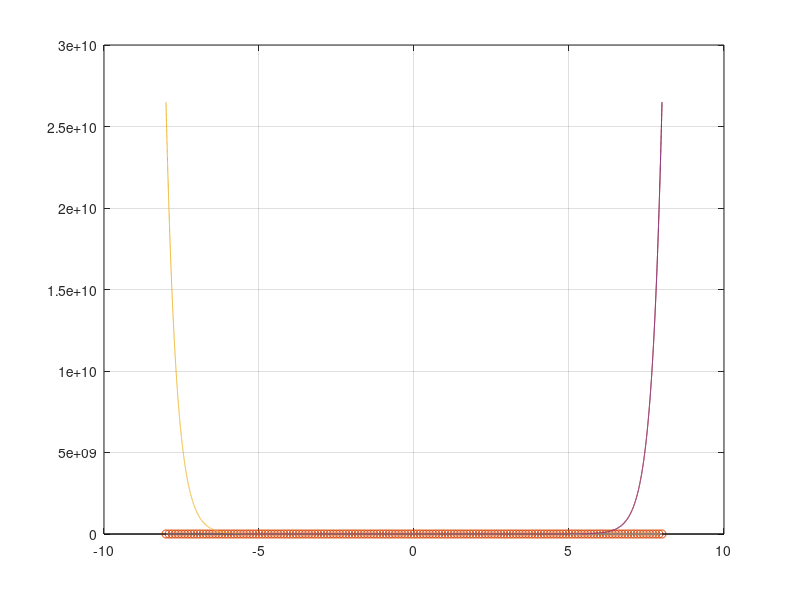
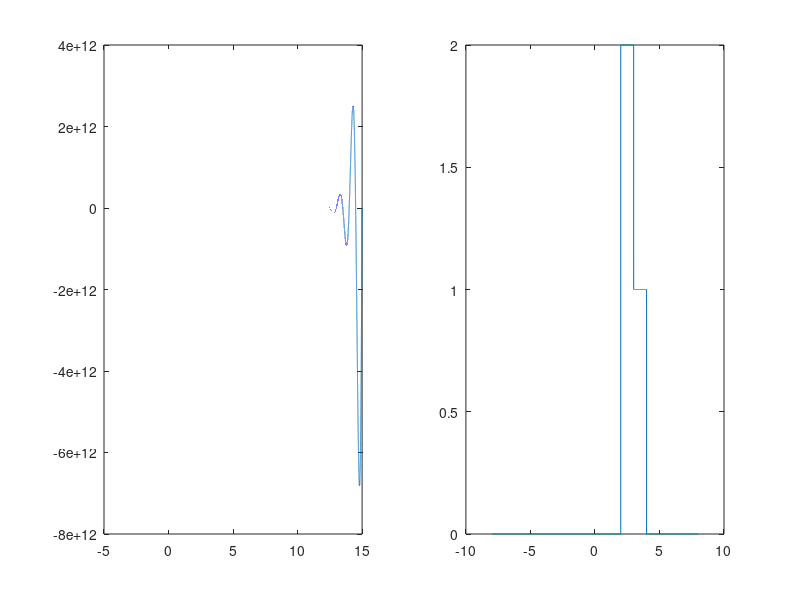

These charts were generated, in order, by the following MATLAB code: (Note: this script raises an error after producing the figures.)
%Name: Saurabh Kumar
%USN: 1MS18EE051
%Experiment 1: Generating and Operation on Signals
%Step Function
clc;
clear;
close all;
t = -8:0.001:8;
u = t>=0;
plot(t,u);
hold all;
%% Discrete Step Function
clc;
clear;
close all;
t = -8:0.1:8;
u=t>=0;
stem(t,u);
%% Square Pulse from t = 1 to 3
clc;
clear;
close all;
t = -8:0.001:8;
u = t>=1 & t<=3;
plot(t,u);
%% Elementary Ramp Function Generation
clc;
clear;
close all;
t = -8:0.001:8;
u = t>=0;
r = t.*u;
plot(t,r);
%% Operation on Ramp Function
% x(t) = t*u(t-2)
clc;
clear;
close all;
t = -8:0.001:8;
u1 = t>=2; % This is equivalent to u(t-2)
x1 = t.*u1; % This is t*u(t-2)
plot(t,x1);
grid on;
hold on;
%% Operation on Ramp Function
% x(t) = (t-1)*u(t-2)
t = -8:0.001:8;
u1 = t>=2; % This is equivalent to u(t-2)
x2 = (t-1).*u1; % This is t*u(t-2)
plot(t,x2);
grid on;
%% Impulse Function
clc;
clear;
close all;
t = -8:0.001:8;
del = t==0;
plot(t,del);
%% Time Shifting in Impulse Function
% Impulse function shifted by 2 units
clc;
clear;
close all;
t = -8:0.001:8;
del = t==2;
plot(t,del);
%% Exponential Function
clc;
clear;
close all;
t = -8:0.001:8;
e1 = exp(3*t);
e2 = exp(-3*t);
plot(t,e1);
hold on;
plot(t,e2);
%% Elementary Exponential Function
clc;
clear;
close all;
t = -8:0.001:8;
u = t>=0;
e1 = exp(3*t).*u;
e2 = exp(-3*t).*u;
plot(t,e1);
figure;
plot(t,e2);
%% Sinusodal Function
clc;
clear;
close all;
f = 1;
t = -8:0.001:8;
s = sin(2*pi*f*t);
c = cos(2*pi*f*t);
plot(t,s);
hold on;
plot(t,c);
%% Elementary Sinusodal Function
clc;
clear;
close all;
f = 1;
t = -8:0.001:8;
u = t>=0;
s = sin(2*pi*f*t).*u;
c = cos(2*pi*f*t).*u;
subplot(2,1,1);
plot(t,s);
subplot(2,1,2);
plot(t,c);
%% Complex Sinusoidal Function
clc;
clear;
t=-1:0.0001:15;
f = 1;
u=t>=0;
cs= exp(2*t).*sin(2*pi*f*t);
cc = exp(-2*t).*cos(2*pi*f*t);
subplot(1,2,1);
plot(t,cs);
subplot(1,2,2);
plot(t,cc);
%% The Challenge Question
% y = (t+1)u(t+1)-(t+2)u(t)+(t-1)u(t-2)-(t-3)u(t-3)-u(t-4)
clc;
clear;
close all;
t=-8:0.001:8;
u1 = t>=-1;
u2 = t>=0;
u3 = t>=2;
u4 = t>=3;
u5 = t>=4;
y = (t+1).*u1-(t+2).*u2+(t-1).*u3-(t-3).*u4-u5;
plot(t,y);
%% The Challenge Question - 1
clc;
clear;
close all;
t = -8:0.001:8;
u1 = t>=1
u2 = t>=3
y = (-t+2).*u1+(t-4).*u2;
plot(t,y);
%% The Challenge Question - 2
clc;
clear;
close all;
t = -8:0.001:8;
u1 = t>=2;
u2= t>=3;
u3 = t>=4
y = 2*u1-u2-u3;
plot(t,y);
%% The Challenge Question - 3
% Triangluar Function Generation
clc;
clear;
close all;
t = -8:0.001:8;
y = t.*(unit_step(t,0)-unit_step(t,-1))+(-t+2).*(unit_step(t,-1)-unit_step(t,-2));
plot(t,y);

